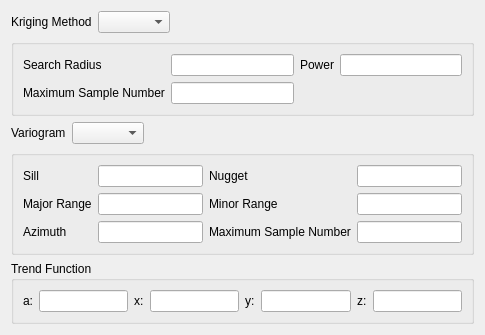
<?xml version="1.0" encoding="UTF-8"?>
<ui version="4.0">
 <class>CXKrigingInterpolationDialog</class>
 <widget class="QDialog" name="CXKrigingInterpolationDialog">
  <property name="geometry">
   <rect>
    <x>0</x>
    <y>0</y>
    <width>485</width>
    <height>335</height>
   </rect>
  </property>
  <property name="windowTitle">
   <string>Dialog</string>
  </property>
  <layout class="QVBoxLayout" name="verticalLayout">
   <item>
    <layout class="QHBoxLayout" name="horizontalLayout">
     <item>
      <widget class="QLabel" name="m_labelkriging">
       <property name="sizePolicy">
        <sizepolicy hsizetype="Preferred" vsizetype="Fixed">
         <horstretch>0</horstretch>
         <verstretch>0</verstretch>
        </sizepolicy>
       </property>
       <property name="text">
        <string>Kriging Method</string>
       </property>
      </widget>
     </item>
     <item>
      <widget class="QComboBox" name="m_cbKriging"/>
     </item>
     <item>
      <spacer name="horizontalSpacer">
       <property name="orientation">
        <enum>Qt::Horizontal</enum>
       </property>
       <property name="sizeHint" stdset="0">
        <size>
         <width>40</width>
         <height>20</height>
        </size>
       </property>
      </spacer>
     </item>
    </layout>
   </item>
   <item>
    <widget class="QGroupBox" name="m_gbIDP">
     <property name="title">
      <string/>
     </property>
     <layout class="QGridLayout" name="gridLayout_3">
      <item row="0" column="1">
       <widget class="QLineEdit" name="m_leSearchRadius"/>
      </item>
      <item row="0" column="0">
       <widget class="QLabel" name="label_9">
        <property name="text">
         <string>Search Radius</string>
        </property>
       </widget>
      </item>
      <item row="0" column="2">
       <widget class="QLabel" name="label_11">
        <property name="text">
         <string>Power</string>
        </property>
       </widget>
      </item>
      <item row="1" column="0">
       <widget class="QLabel" name="label_10">
        <property name="text">
         <string>Maximum Sample Number</string>
        </property>
       </widget>
      </item>
      <item row="0" column="3">
       <widget class="QLineEdit" name="m_lePower"/>
      </item>
      <item row="1" column="1">
       <widget class="QLineEdit" name="m_leIDPMaximumSampleNumber"/>
      </item>
     </layout>
     <zorder>label_9</zorder>
     <zorder>label_10</zorder>
     <zorder>label_11</zorder>
     <zorder>m_leSearchRadius</zorder>
     <zorder>m_lePower</zorder>
     <zorder>m_leIDPMaximumSampleNumber</zorder>
    </widget>
   </item>
   <item>
    <layout class="QHBoxLayout" name="horizontalLayout_2">
     <item>
      <widget class="QLabel" name="m_lFunction">
       <property name="text">
        <string>Variogram</string>
       </property>
      </widget>
     </item>
     <item>
      <widget class="QComboBox" name="m_cbbType"/>
     </item>
     <item>
      <spacer name="horizontalSpacer_2">
       <property name="orientation">
        <enum>Qt::Horizontal</enum>
       </property>
       <property name="sizeHint" stdset="0">
        <size>
         <width>40</width>
         <height>20</height>
        </size>
       </property>
      </spacer>
     </item>
    </layout>
   </item>
   <item>
    <widget class="QGroupBox" name="m_gbKriging">
     <property name="title">
      <string/>
     </property>
     <layout class="QGridLayout" name="gridLayout">
      <item row="0" column="2">
       <widget class="QLabel" name="label_4">
        <property name="text">
         <string>Nugget</string>
        </property>
       </widget>
      </item>
      <item row="2" column="2">
       <widget class="QLabel" name="label_8">
        <property name="text">
         <string>Maximum Sample Number</string>
        </property>
       </widget>
      </item>
      <item row="0" column="1">
       <widget class="QLineEdit" name="m_leSill"/>
      </item>
      <item row="2" column="3">
       <widget class="QLineEdit" name="m_leKMaximumSampleNumber"/>
      </item>
      <item row="1" column="2">
       <widget class="QLabel" name="label_7">
        <property name="text">
         <string>Minor Range</string>
        </property>
       </widget>
      </item>
      <item row="1" column="3">
       <widget class="QLineEdit" name="m_leMinorRange"/>
      </item>
      <item row="0" column="0">
       <widget class="QLabel" name="label_3">
        <property name="text">
         <string>Sill</string>
        </property>
       </widget>
      </item>
      <item row="2" column="0">
       <widget class="QLabel" name="label_6">
        <property name="text">
         <string>Azimuth</string>
        </property>
       </widget>
      </item>
      <item row="0" column="3">
       <widget class="QLineEdit" name="m_leNugget"/>
      </item>
      <item row="1" column="1">
       <widget class="QLineEdit" name="m_leMajorRange"/>
      </item>
      <item row="1" column="0">
       <widget class="QLabel" name="label_5">
        <property name="text">
         <string>Major Range</string>
        </property>
       </widget>
      </item>
      <item row="2" column="1">
       <widget class="QLineEdit" name="m_leAzimuth"/>
      </item>
     </layout>
    </widget>
   </item>
   <item>
    <widget class="QGroupBox" name="m_gbTrendFunction">
     <property name="title">
      <string>Trend Function</string>
     </property>
     <layout class="QGridLayout" name="gridLayout_2">
      <item row="0" column="0">
       <widget class="QLabel" name="m_labela">
        <property name="text">
         <string>a:</string>
        </property>
       </widget>
      </item>
      <item row="0" column="1">
       <widget class="QLineEdit" name="m_lineEditAvalue"/>
      </item>
      <item row="0" column="2">
       <widget class="QLabel" name="m_labelx">
        <property name="text">
         <string>x:</string>
        </property>
       </widget>
      </item>
      <item row="0" column="3">
       <widget class="QLineEdit" name="m_lineEditxValue"/>
      </item>
      <item row="0" column="4">
       <widget class="QLabel" name="m_labely">
        <property name="text">
         <string>y:</string>
        </property>
       </widget>
      </item>
      <item row="0" column="5">
       <widget class="QLineEdit" name="m_lineEditYvalue"/>
      </item>
      <item row="0" column="6">
       <widget class="QLabel" name="m_labelz">
        <property name="text">
         <string>z:</string>
        </property>
       </widget>
      </item>
      <item row="0" column="7">
       <widget class="QLineEdit" name="m_lineEditzValue"/>
      </item>
     </layout>
    </widget>
   </item>
   <item>
    <spacer name="verticalSpacer">
     <property name="orientation">
      <enum>Qt::Vertical</enum>
     </property>
     <property name="sizeHint" stdset="0">
      <size>
       <width>20</width>
       <height>40</height>
      </size>
     </property>
    </spacer>
   </item>
  </layout>
 </widget>
 <resources/>
 <connections/>
</ui>
